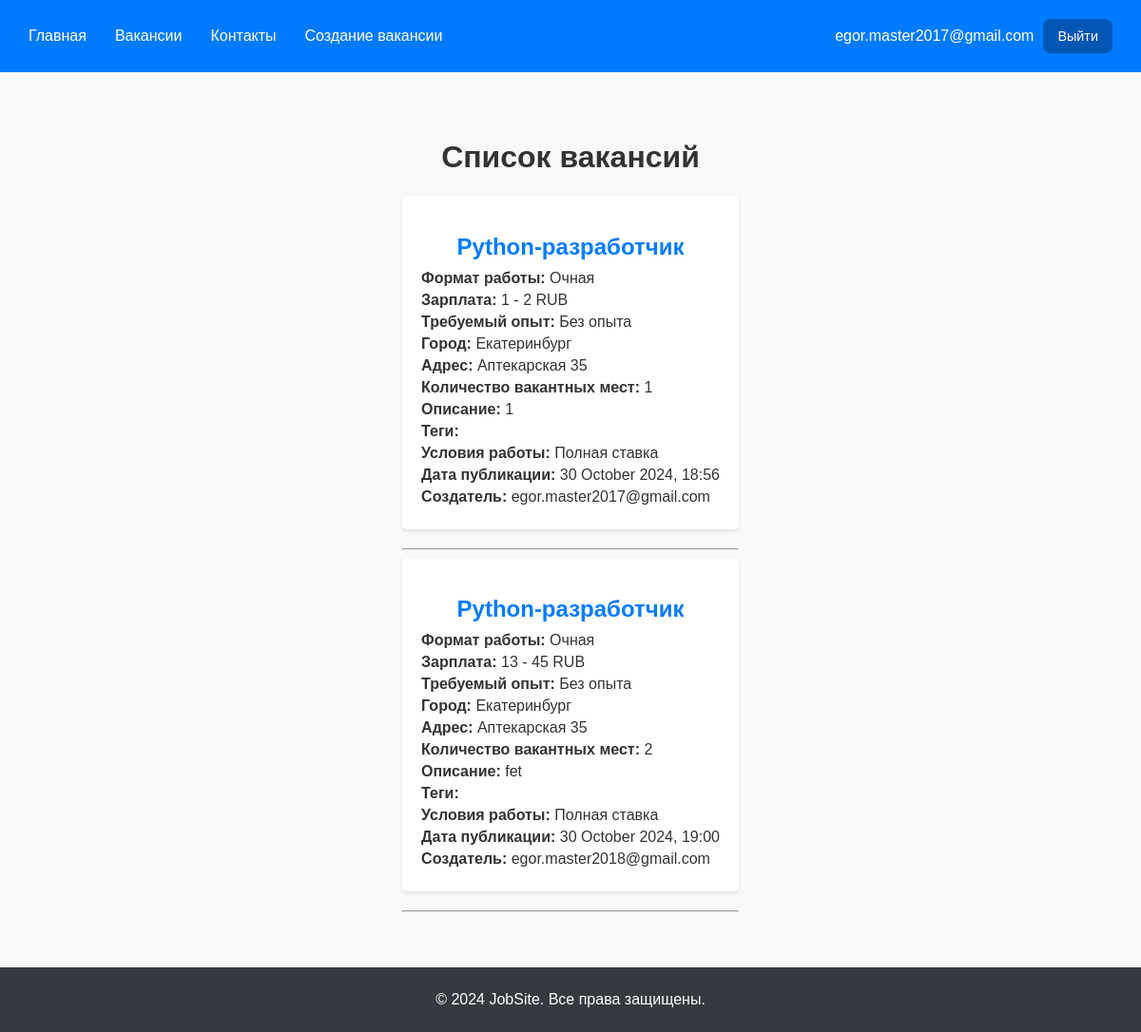
Before: /test/vacancies/ (signed in) with the older database file.
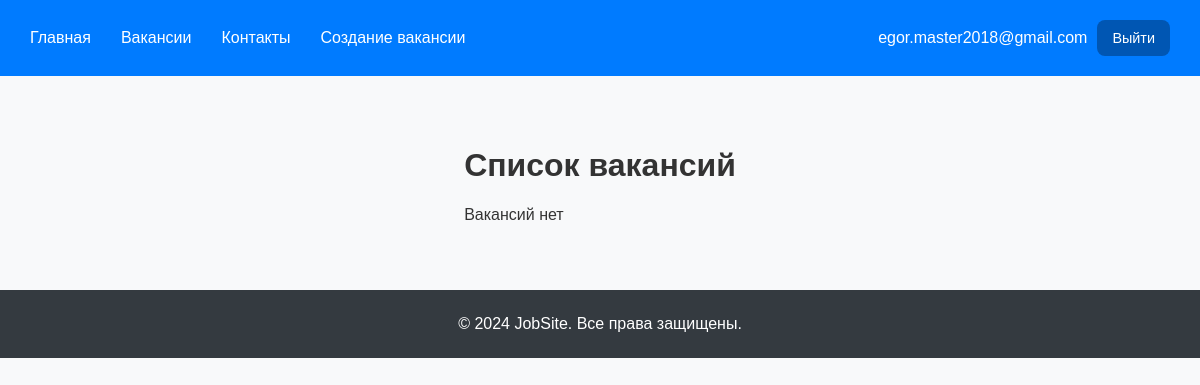
After: the same page with the newer database file.
### registration/models.py (models this page shows, shortened)
class CustomAbstractUser(AbstractBaseUser, PermissionsMixin):
    email = models.EmailField(_("email address"), blank=False, unique=True)
    is_staff = models.BooleanField(
        _("staff status"),
        default=False,
        help_text=_("Designates whether the user can log into this admin site."),
    )
    is_active = models.BooleanField(
        _("active"),
        default=True,
        help_text=_(
            "Designates whether this user should be treated as active. "
            "Unselect this instead of deleting accounts."
        ),
    )
    date_joined = models.DateTimeField(_("date joined"), default=timezone.now)
    objects = CustomUserManager()
    USERNAME_FIELD = 'email'  # или 'username' в зависимости от настроек
    REQUIRED_FIELDS = []
    class Meta:
        verbose_name = _("Авторизационник")
        verbose_name_plural = _("Авторизационники")
        abstract = True

class CustomUser(CustomAbstractUser):
    class Meta(CustomAbstractUser.Meta):
        swappable = "AUTH_USER_MODEL"

### api/models.py (models this page shows, shortened)
class Vacancy(models.Model):
    WORK_FORMAT_CHOICES = [
        ('remote', 'Удаленная'),
        ('hybrid', 'Гибридная'),
        ('onsite', 'Очная'),
    ]
    WORK_CONDITION_CHOICES = [
        ('full_time', 'Полная ставка'),
        ('part_time', 'Неполная ставка'),
        ('internship', 'Стажировка'),
        ('volunteering', 'Волонтерство'),
        ('one_time', 'Разовое задание'),
        ('project', 'Проектная работа'),
    ]
    CURRENCY_CHOICES = [
        ('RUB', 'RUB'),
        ('USD', 'USD'),
        ('EUR', 'EUR'),
    ]
    EXPERIENCE_CHOICES = [
        ('0', 'Без опыта'),
        ('1', 'До 1 года'),
        ('1-3', 'от 1 до 3 лет'),
        ('3-6', 'от 3 до 6 лет'),
        ('6', 'более 6 лет'),
    ]
    STATUS_CHOICES = [
        ('published', 'Опубликована'),
        ('archived', 'В архиве'),
        ('checking', 'На проверке'),
    ]
    title = models.CharField(max_length=255, verbose_name='Название')
    work_format = models.CharField(
        max_length=10,
        choices=WORK_FORMAT_CHOICES,
        default='onsite',
        verbose_name='Формат работы'
    )
    min_salary = models.PositiveIntegerField(verbose_name='Минимальная зарплата')
    max_salary = models.PositiveIntegerField(verbose_name='Максимальная зарплата')
    currency = models.CharField(
        max_length=3,
        choices=CURRENCY_CHOICES,
        default='RUB',
        verbose_name='Валюта'
    )
    experience = models.CharField(
        max_length=10,
        choices=EXPERIENCE_CHOICES,
        default='0',
        verbose_name='Опыт работы'
    )
    city = models.CharField(max_length=255, verbose_name='Город')
    address = models.CharField(max_length=255, verbose_name='Адрес')
    number_of_openings = models.PositiveIntegerField(verbose_name='Количество вакантных мест')
    description = models.TextField(verbose_name='Описание')
    tech_stack_tags = models.ManyToManyField('TechStackTag', blank=True, verbose_name='Навыки')
    work_condition_tags = models.CharField(
        max_length=20,
        choices=WORK_CONDITION_CHOICES,
        default='full_time',
        verbose_name='Условие работы'
    )
    publication_date = models.DateTimeField(auto_now_add=True, verbose_name='Дата публикации')
    status = models.CharField(
        max_length=10,
        choices=STATUS_CHOICES,
        default='published',
        verbose_name='Статус'
    )
    created_by = models.ForeignKey(
        settings.AUTH_USER_MODEL,  # Указываем модель пользователя
        on_delete=models.CASCADE,
        verbose_name='Создатель вакансии'
    )
    class Meta:
        verbose_name = 'Вакансия'
        verbose_name_plural = 'Вакансии'
    def formatted_publication_date(self):
        return self.publication_date.strftime('%d %B %Y, %H:%M')

### api/views.py (the view)
# urls.py: path('test/vacancies/', vacancy_list, name='vacancy_list'),
@login_required
def vacancy_list(request):
    vacancies = Vacancy.objects.filter(status='published')  # Фильтрация по статусу
    return render(request, 'vacancy_list.html', {'vacancies': vacancies})

### templates/vacancy_list.html (shortened to what this page needs)
{% extends 'base.html' %}
{% block content %}
    <h1>Список вакансий</h1>
    <div class="vacancy-list">
        {% for vacancy in vacancies %}
        <div class="vacancy-item">
            <h2>{{ vacancy.title }}</h2>
            <p><strong>Формат работы:</strong> {{ vacancy.get_work_format_display }}</p>
            <p><strong>Зарплата:</strong> {{ vacancy.min_salary }} - {{ vacancy.max_salary }} {{ vacancy.currency }}</p>
            <p><strong>Требуемый опыт:</strong> {{ vacancy.get_experience_display }}</p>
            <p><strong>Город:</strong> {{ vacancy.city }}</p>
            <p><strong>Адрес:</strong> {{ vacancy.address }}</p>
            <p><strong>Количество вакантных мест:</strong> {{ vacancy.number_of_openings }}</p>
            <p><strong>Описание:</strong> {{ vacancy.description }}</p>
            <p><strong>Теги:</strong>
            </p>
            <p><strong>Условия работы:</strong> {{ vacancy.get_work_condition_tags_display }}</p>
            <p><strong>Дата публикации:</strong> {{ vacancy.formatted_publication_date }}</p>
            <p><strong>Создатель:</strong> {{ vacancy.created_by }}</p>
        </div>
        <hr>
        {% empty %}
        <p>Вакансий нет</p>
        {% endfor %}
    </div>
{% endblock %}

### templates/base.html (shortened to what this page needs)
{% load static %}
<!DOCTYPE html>
<html lang="ru">
<head>
    <link rel="stylesheet" href="{% static 'css/styles.css' %}">
</head>
<body>
  <div class="wrapper">
    <header class="header">
      <div class="header__inner">
        <nav class="nav">
          <ul class="nav-links">
              <li><a href="/test/">Главная</a></li>
              <li><a href="/test/vacancies">Вакансии</a></li>
              <li><a href="/test/contact">Контакты</a></li>
              <li><a href="/test/add">Создание вакансии</a></li>
          </ul>
        </nav>
          <div class="header__btns">
              {% if user.is_authenticated %}
                  <span class="user-email">{{ user.email }}</span>
                  <a href="/logout" class="button">Выйти</a>
              {% else %}
                  <a href="/login" class="button">Войти</a>
                  <a href="/registration" class="button">Зарегистрироваться</a>
              {% endif %}
          </div>
      </div>
    </header>
    <main class="main">
        {% block content %}
        {% endblock %}
    </main>
    <footer class="footer">
        <p>&copy; 2024 JobSite. Все права защищены.</p>
    </footer>
  </div>
</body>
</html>

### static/css/styles.css (style rules this page uses)
html { scroll-behavior: smooth; overflow-x: hidden; }
body { font-family: Arial, sans-serif; height: 100%; background-color: #f8f9fa; color: #333; padding: 0; margin: 0; }
h1, h2, h3, h4, h5, h6 { text-align: center; }
.header { background-color: #007bff; padding: 20px 30px; }
.header .nav-links { list-style: none; display: flex; margin: 0; padding: 0; }
.header a { color: #fff; text-decoration: none; }
.main { max-width: 800px; height: 100%; margin: 50px auto; padding: 0 20px; }
.vacancy-list { margin-top: 20px; }
.footer { text-align: center; color: #fff; background-color: #343a40; padding: 20px 30px; }
.footer p { margin: 5px 0; }
.wrapper { display: flex; flex-direction: column; height: 100%; }
.main { flex: 1 0 auto; }
.footer { flex: 0 0 auto; }
.header__inner { display: flex; justify-content: space-between; align-items: center; }
.header__btns { display: flex; align-items: center; gap: 10px; }
.header__btns a { font-size: 0.9em; color: #ffffff; text-decoration: none; background-color: #0056b3; border-radius: 8px; padding: 10px 15px; transition: 0.3s; }
.nav-links { gap: 30px; }
.user-email { font-weight: 500; color: #ffffff; }

Changed rows visible on the page:
removed Vacancy: title "Python-разработчик", work_format "Очная", min_salary "1", max_salary "2", currency "RUB", experience "Без опыта", city "Екатеринбург", address "Аптекарская 35", number_of_openings "1", description "1", work_condition_tags "Полная ставка", formatted_publication_date "30 October 2024, 18:56", created_by "egor.master2017@gmail.com"
removed Vacancy: title "Python-разработчик", work_format "Очная", min_salary "13", max_salary "45", currency "RUB", experience "Без опыта", city "Екатеринбург", address "Аптекарская 35", number_of_openings "2", description "fet", work_condition_tags "Полная ставка", formatted_publication_date "30 October 2024, 19:00", created_by "egor.master2018@gmail.com"
changed CustomUser: email "egor.master2017@gmail.com" → "egor.master2018@gmail.com"
Other visible differences:
text now shown: "Вакансий нет"
